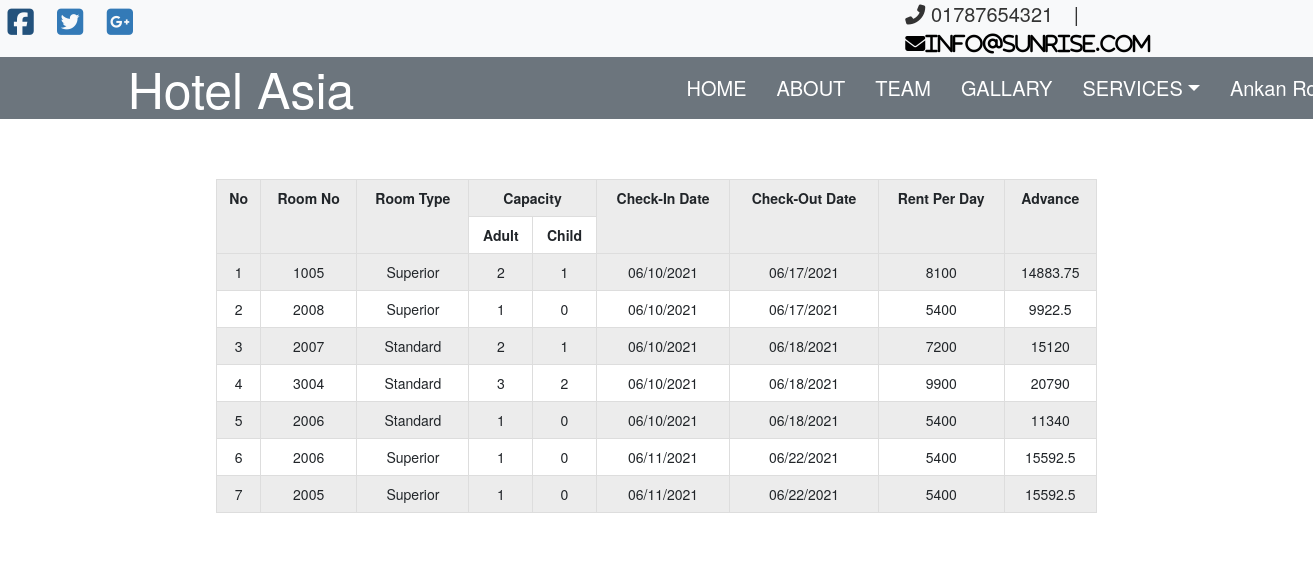
The page /myBookings.php (signed in) on the database its author committed.
### tables this page shows
CREATE TABLE `contacts` (
  `id` int(10) NOT NULL,
  `mobile` varchar(15) NOT NULL,
  `email` varchar(30) NOT NULL,
  `facebook` varchar(50) NOT NULL,
  `twitter` varchar(50) NOT NULL,
  `google` varchar(50) NOT NULL,
  `address` varchar(50) DEFAULT NULL
);

CREATE TABLE `user_info` (
  `id` int(11) NOT NULL,
  `fristname` varchar(50) NOT NULL,
  `lastname` varchar(50) NOT NULL,
  `fullname` varchar(100) NOT NULL,
  `country` varchar(20) NOT NULL,
  `gender` varchar(10) NOT NULL,
  `brithdate` varchar(50) NOT NULL,
  `nid` varchar(50) NOT NULL,
  `passportno` varchar(50) NOT NULL,
  `address` varchar(100) NOT NULL,
  `email` varchar(50) NOT NULL,
  `mobile` varchar(20) NOT NULL,
  `password` varchar(1000) NOT NULL,
  `photo` varchar(50) NOT NULL
);

CREATE TABLE `room_book_info` (
  `id` int(11) NOT NULL,
  `name` varchar(100) NOT NULL,
  `email` varchar(100) NOT NULL,
  `mobile` varchar(100) NOT NULL,
  `cindate` varchar(100) NOT NULL,
  `coutdate` varchar(100) NOT NULL,
  `total_days` int(11) NOT NULL,
  `room_type` varchar(100) NOT NULL,
  `room_no` int(11) NOT NULL,
  `size_type` varchar(100) NOT NULL,
  `adult` int(11) NOT NULL,
  `child` int(11) NOT NULL,
  `rent` double NOT NULL,
  `advance` double NOT NULL,
  `pay_mathod` varchar(100) NOT NULL,
  `mail_status` int(11) NOT NULL,
  `code` varchar(1000) NOT NULL
);

### myBookings.php (the view, shortened to what this page needs)
<!doctype html>
<html>
<head>
  <link rel="stylesheet" href="css\bootstrap.css">
  <link rel="stylesheet" href="css\room.css">
</head>
<body>
  <div class="container-flud">
    <div class="row">
      <?php
        include 'header.php';
        $email=$_SESSION['username'];
      ?>
    </div>
    <br>
    <br>
    <br>
    <div class="row">
      <div class="offset-2 col-8">
        <table class="table table-striped table-bordered">
          <tr>
            <th class="text-center" rowspan="2">No</th>
            <th class="text-center" rowspan="2">Room No</th>
            <th class="text-center" rowspan="2">Room Type</th>
            <th class="text-center" colspan="2">Capacity</th>
            <th class="text-center" rowspan="2">Check-In Date</th>
            <th class="text-center" rowspan="2">Check-Out Date</th>
            <th class="text-center" rowspan="2">Rent Per Day</th>
            <th class="text-center" rowspan="2">Advance</th>
          </tr>
          <tr>
            <th class="text-center">Adult</th>
            <th class="text-center">Child</th>
          </tr>
          <?php
          $conn = mysqli_connect("localhost","root","","hms") or die("Connection failed");
          $sql = "Select * from room_book_info where email='$email'";
          $result = mysqli_query($conn, $sql) or die("Query failed");
          $no=0;
          if(mysqli_num_rows($result) >0) {
            while($row = mysqli_fetch_assoc($result)){
              $no=$no+1;
          ?>
          <tr>
            <td class="text-center"><?php echo $no?></td>
            <td class="text-center"><?php echo $row['room_no']?></td>
            <td class="text-center"><?php echo $row['room_type']?></td>
            <td class="text-center"><?php echo $row['adult']?></td>
            <td class="text-center"><?php echo $row['child']?></td>
            <td class="text-center"><?php echo $row['cindate']?></td>
            <td class="text-center"><?php echo $row['coutdate']?></td>
            <td class="text-center"><?php echo $row['rent']?></td>
            <td class="text-center"><?php echo $row['advance']?></td>
          </tr>
          <?php
          }
        }
          ?>
        </table>
      </div>
    </div>
</div>
</body>
</html>

### header.php (shortened to what this page needs)
<!doctype html>
<html>
  <head>
    <link rel="stylesheet" href="css\bootstrap.css">
    <link rel="stylesheet" href="css\header.css">
    <link rel="stylesheet" href="https://maxcdn.bootstrapcdn.com/bootstrap/3.4.1/css/bootstrap.min.css">
  </head>
  <body>
    <?php
    $conn = mysqli_connect("localhost","root","","hms") or die("Connection failed");
    $sql = "Select * from contacts";
    $result = mysqli_query($conn, $sql) or die("Query failed");
    if(mysqli_num_rows($result) >0) {
     ?>
    <div class="container-flud">
      <section class="bg-light">
      <div class="row">
        <div class="col-lg-3" style="font-size:30px; ">
          <?php
          $row = mysqli_fetch_assoc($result);
           ?>
          <span class="text-black">
          <a href="<?php echo $row['facebook'];?>"><i class="fab fa-facebook-square roy"></i></a>
          </span>
          <span class="text-black">
            <a href="<?php echo $row['twitter'];?>"><i class="fab fa-twitter-square roy"></i></a>
          </span>
          <span class="text-black">
            <a href="<?php echo $row['google'];?>"><i class="fab fa-google-plus-square roy"></i></a>
          </span>
        </div>
        <div class="col-4 offset-5" style="font-size:20px;">
          <span class="text-black roy">
            <i class="fas fa-phone-alt"></i>
            <?php echo $row['mobile'];
            ?>
          </span>
          <span class="text-black roy">
            |
          </span>
          <span class="text-black roy">
            <a href="mailto:info@example.com" style="color:black"><i class="fas fa-envelope"><?php echo $row['email'];?></i></a>
          </span>
        </div>
      </div>
  </section>
  <?php
    }
  ?>
    <div class="row">
      <div>
          <nav class="navbar navbar-expand-md navbar-light bg-secondary"style="margin-bottom: 0px;">
      <div class="col-lg-2 offset-lg-1">
          <a href="index.php" class="navbar-brand" style="font-size: 50px; color:white"> Hotel Asia </a>
            </div>
    <div class="col-md-6 offset-lg-3 offset-md-2">
          <ul class="navbar-nav">
            <li class="nav-item"> <a href="index.php" class="nav-link text-white menu-icon" style="padding:15px">HOME</a></li>
            <li class="nav-item"> <a href="about.php" class="nav-link text-white menu-icon" style="padding:15px">ABOUT</a></li>
            <li class="nav-item"> <a href="team.php" class="nav-link text-white menu-icon" style="padding:15px">TEAM</a></li>
            <li class="nav-item"> <a href="gallary.php" class="nav-link text-white menu-icon" style="padding:15px">GALLARY</a></li>
            <li class="nav-item dropdown text-white"> <a href="#" class="nav-link dropdown-toggle text-white menu-icon" data-toggle="dropdown" style="padding:15px">SERVICES</a>
            </li>
            <?php
            if(!isset($_SESSION['username'])){
            ?>
            <li class="nav-item"> <a href="login.php" class="nav-link text-white menu-icon" style="padding:15px">Login</a></li>
          <?php }
          else if(isset($_SESSION['username'])){
            $conn1 = mysqli_connect("localhost","root","","hms") or die("Connection failed");
            $sql1 = "SELECT * FROM user_info WHERE email = '{$_SESSION['username']}'";
            $result = mysqli_query($conn1, $sql1) or die("Query failed");
            if(mysqli_num_rows($result) > 0) {
              while($row = mysqli_fetch_assoc($result)){
                $fullname=$row['fullname'];
              }}
            ?>
            <li class="nav-item dropdown text-white"> <a href="#" class="nav-link dropdown-toggle text-white menu-icon" data-toggle="dropdown" style="padding:15px"><?php echo $fullname?></a>
            </li>
          <?php } ?>
          </ul>
        </div>
        </nav>
      </div>
      </div>
    </div>
  </body>
</html>

### css/header.css (style rules this page uses)
.roy { padding: 2px 0px 2px 15px; }
.menu-icon { font-size: 20px; }

### rows shown on the page
contacts: mobile "01787654321", email "info@sunrise.com"
user_info: fullname "Ankan…"
room_book_info: room_no "1005", room_type "Superior", adult "2", child "1", cindate "06/10/2021", coutdate "06/17/2021", rent "8100", advance "14883.75"
room_book_info: room_no "2008", room_type "Superior", adult "1", child "0", cindate "06/10/2021", coutdate "06/17/2021", rent "5400", advance "9922.5"
room_book_info: room_no "2007", room_type "Standard", adult "2", child "1", cindate "06/10/2021", coutdate "06/18/2021", rent "7200", advance "15120"
room_book_info: room_no "3004", room_type "Standard", adult "3", child "2", cindate "06/10/2021", coutdate "06/18/2021", rent "9900", advance "20790"
room_book_info: room_no "2006", room_type "Standard", adult "1", child "0", cindate "06/10/2021", coutdate "06/18/2021", rent "5400", advance "11340"
room_book_info: room_no "2006", room_type "Superior", adult "1", child "0", cindate "06/11/2021", coutdate "06/22/2021", rent "5400", advance "15592.5"
room_book_info: room_no "2005", room_type "Superior", adult "1", child "0", cindate "06/11/2021", coutdate "06/22/2021", rent "5400", advance "15592.5"
